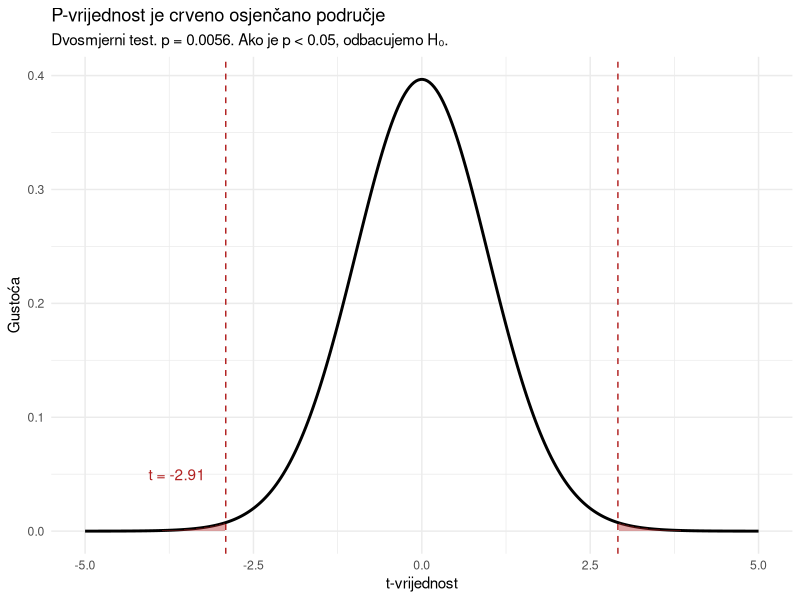
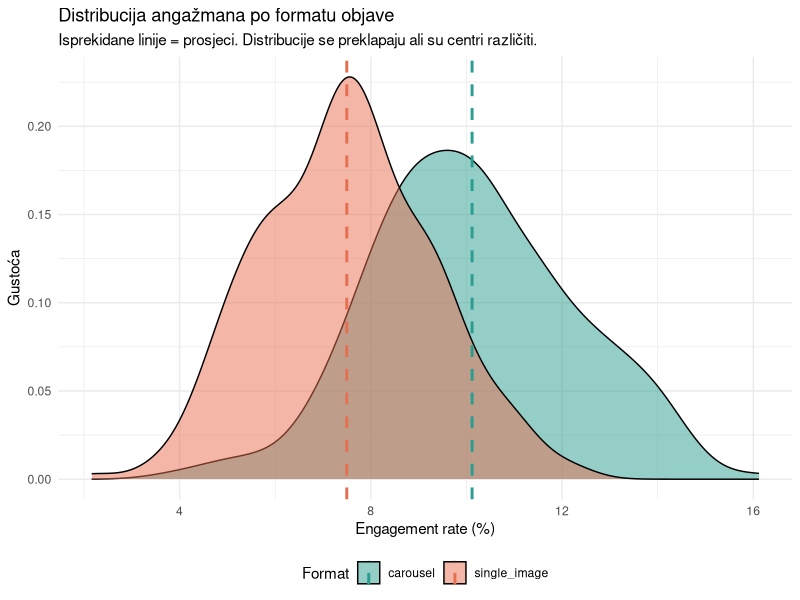
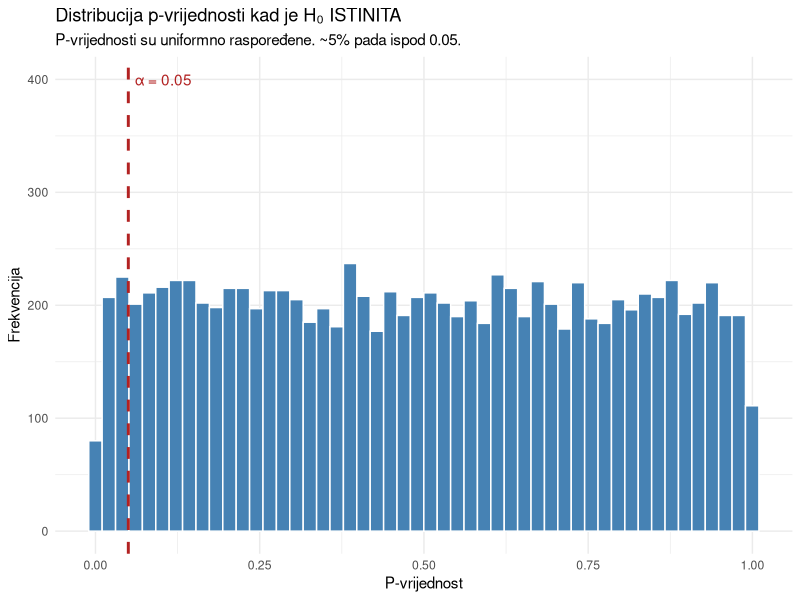
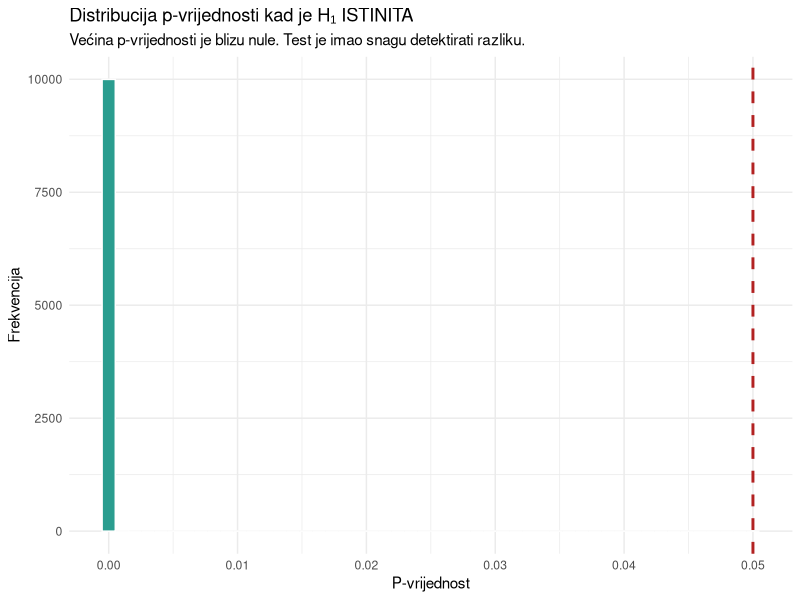
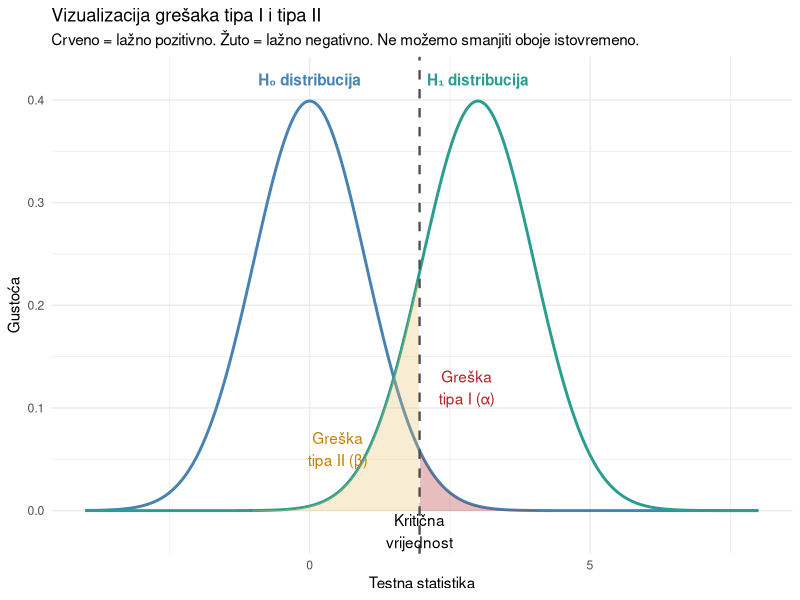
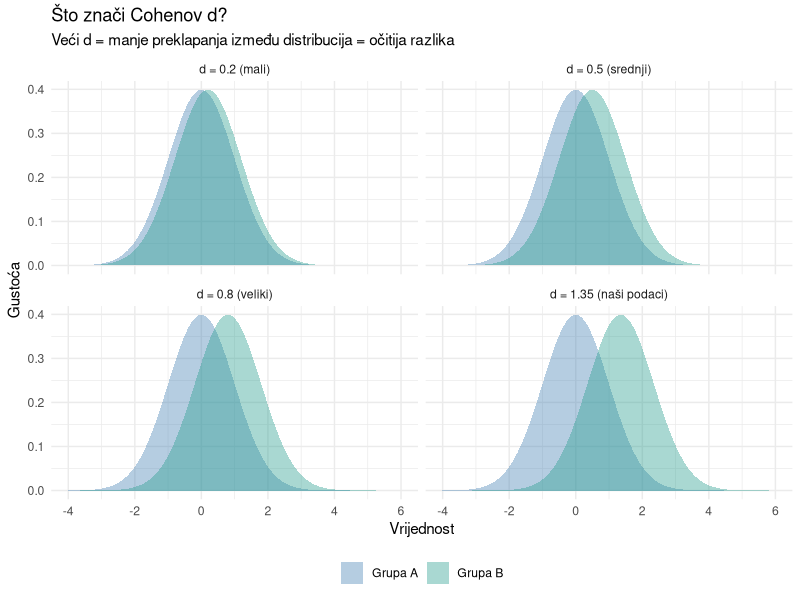
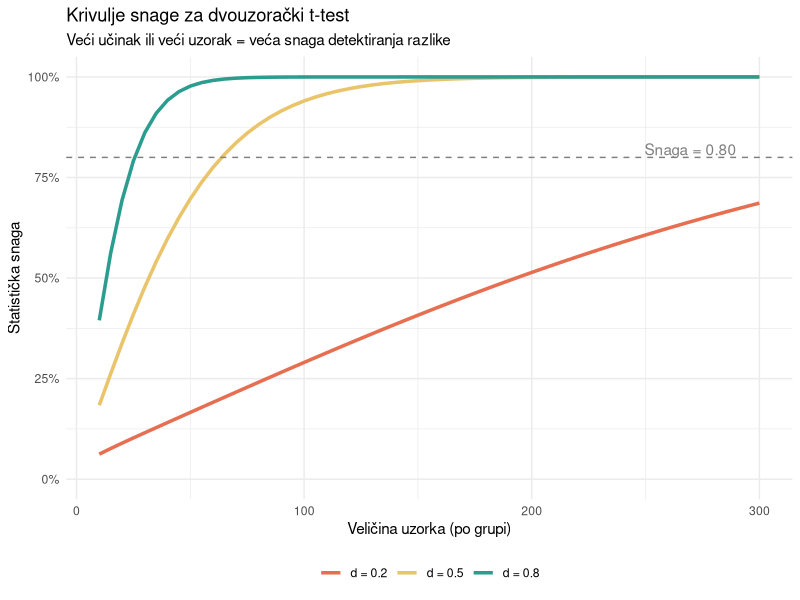
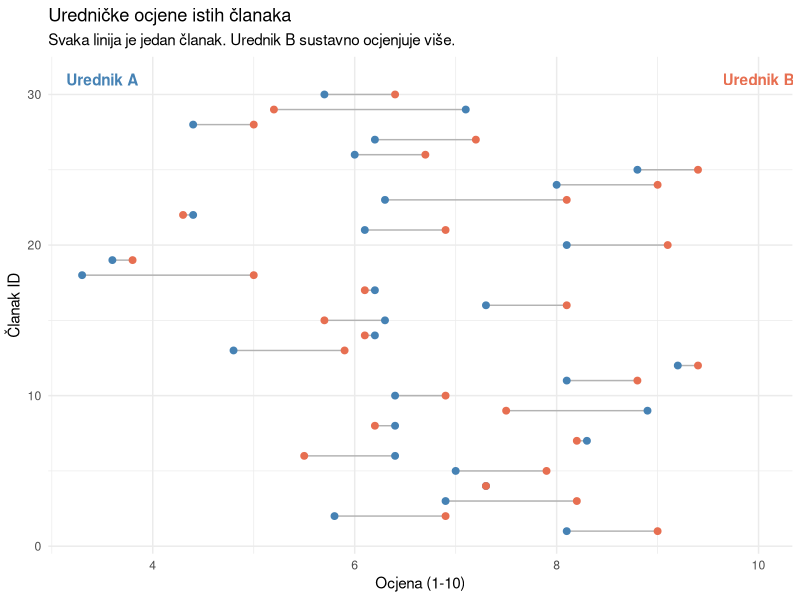

Write the R code that produced these figures, in order.
## ---- chunk 1
#| label: setup
#| echo: true
#| message: false
#| warning: false

library(tidyverse)
## ---- chunk 2
#| label: ucitavanje
#| echo: true
#| message: false
#| warning: false

ig <- read_csv("../resources/datasets/instagram_ab_test.csv")
glimpse(ig)
## ---- chunk 3
#| label: opisna-statistika
#| echo: true
#| message: false
#| warning: false

ig |>
  group_by(format) |>
  summarise(
    n = n(),
    M_engagement = round(mean(engagement_rate) * 100, 2),
    SD_engagement = round(sd(engagement_rate) * 100, 2),
    M_likes = round(mean(likes), 1),
    M_comments = round(mean(comments), 1),
    .groups = "drop"
  )
## ---- chunk 4
#| label: one-sample-podaci
#| echo: true
#| message: false
#| warning: false

set.seed(42)

# Simulirani podaci: stvarno prosječno vrijeme je 2.6 minuta
vrijeme_citanja <- tibble(
  clanak_id = 1:45,
  minuta = round(rnorm(45, mean = 2.6, sd = 0.9), 1)
)

# Opisna statistika
vrijeme_citanja |>
  summarise(
    n = n(),
    M = round(mean(minuta), 2),
    SD = round(sd(minuta), 2),
    SE = round(sd(minuta) / sqrt(n()), 3)
  )
## ---- chunk 5
#| label: t-stat-rucno
#| echo: true
#| message: false
#| warning: false

x_bar <- mean(vrijeme_citanja$minuta)
mu_0 <- 3  # tvrdnja medijske kuće
s <- sd(vrijeme_citanja$minuta)
n <- nrow(vrijeme_citanja)
se <- s / sqrt(n)

t_stat <- (x_bar - mu_0) / se

cat("x̄ =", round(x_bar, 2), "\n")
cat("μ₀ =", mu_0, "\n")
cat("SE =", round(se, 3), "\n")
cat("t =", round(t_stat, 3), "\n")
cat("df =", n - 1, "\n")
## ---- chunk 6
#| label: p-vrijednost-vizualizacija
#| echo: true
#| message: false
#| warning: false
#| fig-width: 8
#| fig-height: 5

# Dvosmjerni test: gledamo obje strane
p_value <- 2 * pt(abs(t_stat), df = n - 1, lower.tail = FALSE)

x_vals <- seq(-5, 5, length.out = 300)

t_data <- tibble(x = x_vals, density = dt(x_vals, df = n - 1))

ggplot(t_data, aes(x = x, y = density)) +
  geom_line(linewidth = 1) +
  geom_area(data = t_data |> filter(x <= -abs(t_stat)),
            fill = "firebrick", alpha = 0.4) +
  geom_area(data = t_data |> filter(x >= abs(t_stat)),
            fill = "firebrick", alpha = 0.4) +
  geom_vline(xintercept = c(-abs(t_stat), abs(t_stat)), 
             color = "firebrick", linetype = "dashed") +
  annotate("text", x = t_stat - 0.3, y = 0.05, 
           label = paste("t =", round(t_stat, 2)), color = "firebrick", hjust = 1) +
  labs(
    title = "P-vrijednost je crveno osjenčano područje",
    subtitle = paste0("Dvosmjerni test. p = ", round(p_value, 4), 
                      ". Ako je p < 0.05, odbacujemo H₀."),
    x = "t-vrijednost",
    y = "Gustoća"
  ) +
  theme_minimal()
## ---- chunk 7
#| label: p-izracun
#| echo: true
#| message: false
#| warning: false

cat("t-statistika:", round(t_stat, 3), "\n")
cat("P-vrijednost (dvosmjerni):", round(p_value, 4), "\n")
cat("α = 0.05\n")
cat("Odluka:", if_else(p_value < 0.05, "Odbacujemo H₀", "Ne možemo odbaciti H₀"), "\n")
## ---- chunk 8
#| label: t-test-funkcija
#| echo: true
#| message: false
#| warning: false

t.test(vrijeme_citanja$minuta, mu = 3)
## ---- chunk 9
#| label: smjerovi-demo
#| echo: true
#| message: false
#| warning: false

# Jednosmjerni: je li prosjek MANJI od 3?
t.test(vrijeme_citanja$minuta, mu = 3, alternative = "less")
## ---- chunk 10
#| label: two-sample-vizualizacija
#| echo: true
#| message: false
#| warning: false
#| fig-width: 8
#| fig-height: 5

ig |>
  ggplot(aes(x = engagement_rate * 100, fill = format)) +
  geom_density(alpha = 0.5) +
  geom_vline(data = ig |> group_by(format) |> summarise(M = mean(engagement_rate) * 100),
             aes(xintercept = M, color = format), linewidth = 1, linetype = "dashed") +
  scale_fill_manual(values = c("carousel" = "#2a9d8f", "single_image" = "#e76f51")) +
  scale_color_manual(values = c("carousel" = "#2a9d8f", "single_image" = "#e76f51")) +
  labs(
    title = "Distribucija angažmana po formatu objave",
    subtitle = "Isprekidane linije = prosjeci. Distribucije se preklapaju ali su centri različiti.",
    x = "Engagement rate (%)",
    y = "Gustoća",
    fill = "Format", color = "Format"
  ) +
  theme_minimal() +
  theme(legend.position = "bottom")
## ---- chunk 11
#| label: two-sample-test
#| echo: true
#| message: false
#| warning: false

carousel <- ig |> filter(format == "carousel") |> pull(engagement_rate)
single <- ig |> filter(format == "single_image") |> pull(engagement_rate)

rezultat <- t.test(carousel, single)
rezultat
## ---- chunk 12
#| label: two-sample-interpretacija
#| echo: true
#| message: false
#| warning: false

cat("Razlika prosjeka:", round((mean(carousel) - mean(single)) * 100, 2), "postotnih bodova\n")
cat("t-statistika:", round(rezultat$statistic, 2), "\n")
cat("P-vrijednost:", format(rezultat$p.value, scientific = TRUE), "\n")
cat("95% CI za razliku: [", round(rezultat$conf.int[1] * 100, 2), ",", 
    round(rezultat$conf.int[2] * 100, 2), "] postotnih bodova\n")
## ---- chunk 13
#| label: welch-vs-student
#| echo: true
#| message: false
#| warning: false

# Welchov (default)
welch <- t.test(carousel, single, var.equal = FALSE)

# Studentov (pretpostavlja jednake varijance)
student <- t.test(carousel, single, var.equal = TRUE)

tibble(
  test = c("Welch (default)", "Student (var.equal=TRUE)"),
  t = round(c(welch$statistic, student$statistic), 3),
  df = round(c(welch$parameter, student$parameter), 1),
  p = format(c(welch$p.value, student$p.value), scientific = TRUE, digits = 3)
)
## ---- chunk 14
#| label: simulacija-h0-istinita
#| echo: true
#| message: false
#| warning: false
#| fig-width: 8
#| fig-height: 5

set.seed(42)

# Simulacija: H₀ je ISTINITA (isti prosjek za obje grupe)
sim_p <- map_dbl(1:10000, \(i) {
  grupa_a <- rnorm(100, mean = 0.08, sd = 0.02)
  grupa_b <- rnorm(100, mean = 0.08, sd = 0.02)  # ISTI prosjek!
  t.test(grupa_a, grupa_b)$p.value
})

cat("H₀ je ISTINITA. Od 10 000 testova:\n")
cat("p < 0.05:", sum(sim_p < 0.05), "(", round(mean(sim_p < 0.05) * 100, 1), "%)\n")
cat("p < 0.01:", sum(sim_p < 0.01), "(", round(mean(sim_p < 0.01) * 100, 1), "%)\n")

tibble(p = sim_p) |>
  ggplot(aes(x = p)) +
  geom_histogram(fill = "steelblue", color = "white", bins = 50) +
  geom_vline(xintercept = 0.05, color = "firebrick", linewidth = 1, linetype = "dashed") +
  annotate("text", x = 0.06, y = 400, label = "α = 0.05", color = "firebrick", hjust = 0) +
  labs(
    title = "Distribucija p-vrijednosti kad je H₀ ISTINITA",
    subtitle = "P-vrijednosti su uniformno raspoređene. ~5% pada ispod 0.05.",
    x = "P-vrijednost",
    y = "Frekvencija"
  ) +
  theme_minimal()
## ---- chunk 15
#| label: simulacija-h1-istinita
#| echo: true
#| message: false
#| warning: false
#| fig-width: 8
#| fig-height: 5

set.seed(42)

# Simulacija: H₁ je ISTINITA (razlika postoji)
sim_p_h1 <- map_dbl(1:10000, \(i) {
  grupa_a <- rnorm(100, mean = 0.10, sd = 0.02)
  grupa_b <- rnorm(100, mean = 0.08, sd = 0.02)  # RAZLIČIT prosjek
  t.test(grupa_a, grupa_b)$p.value
})

cat("H₁ je ISTINITA (razlika = 0.02). Od 10 000 testova:\n")
cat("p < 0.05:", sum(sim_p_h1 < 0.05), "(", round(mean(sim_p_h1 < 0.05) * 100, 1), "%)\n")

tibble(p = sim_p_h1) |>
  ggplot(aes(x = p)) +
  geom_histogram(fill = "#2a9d8f", color = "white", bins = 50) +
  geom_vline(xintercept = 0.05, color = "firebrick", linewidth = 1, linetype = "dashed") +
  labs(
    title = "Distribucija p-vrijednosti kad je H₁ ISTINITA",
    subtitle = "Većina p-vrijednosti je blizu nule. Test je imao snagu detektirati razliku.",
    x = "P-vrijednost",
    y = "Frekvencija"
  ) +
  theme_minimal()
## ---- chunk 16
#| label: tablica-odluka
#| echo: true
#| message: false
#| warning: false

tribble(
  ~` `, ~`H₀ je istinita`, ~`H₀ je lažna`,
  "Ne odbacujemo H₀", "✅ Ispravna odluka (1 - α)", "❌ Greška tipa II (β)",
  "Odbacujemo H₀", "❌ Greška tipa I (α)", "✅ Ispravna odluka (snaga = 1 - β)"
)
## ---- chunk 17
#| label: greske-vizualizacija
#| echo: true
#| message: false
#| warning: false
#| fig-width: 10
#| fig-height: 5

x <- seq(-4, 8, length.out = 500)
h0 <- dnorm(x, mean = 0, sd = 1)
h1 <- dnorm(x, mean = 3, sd = 1)

crit <- qnorm(0.975)

error_data <- tibble(x = x, H0 = h0, H1 = h1)

ggplot(error_data, aes(x = x)) +
  # H0 distribucija
  geom_line(aes(y = H0), color = "steelblue", linewidth = 1) +
  geom_area(data = error_data |> filter(x >= crit), aes(y = H0),
            fill = "firebrick", alpha = 0.3) +
  # H1 distribucija
  geom_line(aes(y = H1), color = "#2a9d8f", linewidth = 1) +
  geom_area(data = error_data |> filter(x < crit), aes(y = H1),
            fill = "#e9c46a", alpha = 0.3) +
  # Kritična vrijednost
  geom_vline(xintercept = crit, color = "grey30", linewidth = 0.8, linetype = "dashed") +
  annotate("text", x = 0, y = 0.42, label = "H₀ distribucija", color = "steelblue", fontface = "bold") +
  annotate("text", x = 3, y = 0.42, label = "H₁ distribucija", color = "#2a9d8f", fontface = "bold") +
  annotate("text", x = 2.8, y = 0.12, label = "Greška\ntipa I (α)", color = "firebrick") +
  annotate("text", x = 0.5, y = 0.06, label = "Greška\ntipa II (β)", color = "#c77f00") +
  annotate("text", x = crit, y = -0.02, label = "Kritična\nvrijednost", hjust = 0.5) +
  labs(
    title = "Vizualizacija grešaka tipa I i tipa II",
    subtitle = "Crveno = lažno pozitivno. Žuto = lažno negativno. Ne možemo smanjiti oboje istovremeno.",
    x = "Testna statistika",
    y = "Gustoća"
  ) +
  theme_minimal()
## ---- chunk 18
#| label: p-vs-ucinak
#| echo: true
#| message: false
#| warning: false

set.seed(42)

# Mali uzorak, velik učinak
mali_uzorak <- t.test(rnorm(20, 10.5, 2), mu = 10)

# Velik uzorak, sićušan učinak
velik_uzorak <- t.test(rnorm(10000, 10.02, 2), mu = 10)

tibble(
  scenarij = c("Mali uzorak (n=20), velik učinak", "Velik uzorak (n=10000), sićušan učinak"),
  n = c(20, 10000),
  razlika = c("0.5 bodova", "0.02 boda"),
  p_vrijednost = c(round(mali_uzorak$p.value, 4), round(velik_uzorak$p.value, 4)),
  znacajno = c(mali_uzorak$p.value < 0.05, velik_uzorak$p.value < 0.05)
)
## ---- chunk 19
#| label: cohen-d-rucno
#| echo: true
#| message: false
#| warning: false

ig <- read_csv("../resources/datasets/instagram_ab_test.csv")

carousel <- ig |> filter(format == "carousel") |> pull(engagement_rate)
single <- ig |> filter(format == "single_image") |> pull(engagement_rate)

# Ručni izračun
n1 <- length(carousel)
n2 <- length(single)
s_pooled <- sqrt(((n1 - 1) * sd(carousel)^2 + (n2 - 1) * sd(single)^2) / (n1 + n2 - 2))
d <- (mean(carousel) - mean(single)) / s_pooled

cat("Razlika prosjeka:", round((mean(carousel) - mean(single)) * 100, 2), "postotnih bodova\n")
cat("Pooled SD:", round(s_pooled * 100, 2), "postotnih bodova\n")
cat("Cohenov d:", round(d, 3), "\n")
## ---- chunk 20
#| label: cohen-smjernice
#| echo: true
#| message: false
#| warning: false

tribble(
  ~d, ~interpretacija, ~primjer,
  "0.2", "Mali učinak", "Jedva primjetna razlika u praksi",
  "0.5", "Srednji učinak", "Razlika vidljiva prostim okom",
  "0.8", "Veliki učinak", "Razlika očita i praktično važna"
)
## ---- chunk 21
#| label: cohen-d-vizualizacija
#| echo: true
#| message: false
#| warning: false
#| fig-width: 10
#| fig-height: 8

# Vizualizacija: što znači d = 0.2, 0.5, 0.8, 1.3
d_values <- c(0.2, 0.5, 0.8, round(d, 2))
d_labels <- c("d = 0.2 (mali)", "d = 0.5 (srednji)", "d = 0.8 (veliki)", 
              paste0("d = ", round(d, 2), " (naši podaci)"))

x <- seq(-4, 6, length.out = 300)

d_viz <- map_df(seq_along(d_values), \(i) {
  tibble(
    panel = d_labels[i],
    x = x,
    Grupa_A = dnorm(x, 0, 1),
    Grupa_B = dnorm(x, d_values[i], 1)
  ) |>
    pivot_longer(c(Grupa_A, Grupa_B), names_to = "grupa", values_to = "gustoca")
}) |>
  mutate(panel = factor(panel, levels = d_labels))

d_viz |>
  ggplot(aes(x = x, y = gustoca, fill = grupa)) +
  geom_area(alpha = 0.4, position = "identity") +
  facet_wrap(~panel, ncol = 2) +
  scale_fill_manual(values = c("Grupa_A" = "steelblue", "Grupa_B" = "#2a9d8f"),
                    labels = c("Grupa A", "Grupa B")) +
  labs(
    title = "Što znači Cohenov d?",
    subtitle = "Veći d = manje preklapanja između distribucija = očitija razlika",
    x = "Vrijednost", y = "Gustoća", fill = NULL
  ) +
  theme_minimal() +
  theme(legend.position = "bottom")
## ---- chunk 22
#| label: power-izracun
#| echo: true
#| message: false
#| warning: false

# power.t.test() za dvouzorački test
# Koliki uzorak trebam za srednji učinak (d = 0.5)?
power.t.test(
  delta = 0.5,       # očekivana razlika u SD jedinicama (Cohenov d)
  sd = 1,            # standardizirano na 1
  sig.level = 0.05,  # α
  power = 0.80,      # željena snaga
  type = "two.sample",
  alternative = "two.sided"
)
## ---- chunk 23
#| label: power-tablica
#| echo: true
#| message: false
#| warning: false

d_values <- c(0.2, 0.3, 0.5, 0.8, 1.0, 1.3)

power_tablica <- map_df(d_values, \(d_val) {
  rez <- power.t.test(delta = d_val, sd = 1, sig.level = 0.05, power = 0.80,
                      type = "two.sample", alternative = "two.sided")
  tibble(
    cohenov_d = d_val,
    n_po_grupi = ceiling(rez$n),
    ukupno_n = ceiling(rez$n) * 2
  )
})

power_tablica
## ---- chunk 24
#| label: power-krivulja
#| echo: true
#| message: false
#| warning: false
#| fig-width: 9
#| fig-height: 5

# Krivulja snage: kako snaga raste s veličinom uzorka
n_range <- seq(10, 300, by = 5)

power_curves <- map_df(c(0.2, 0.5, 0.8), \(d_val) {
  map_df(n_range, \(n_val) {
    p <- power.t.test(n = n_val, delta = d_val, sd = 1, sig.level = 0.05,
                      type = "two.sample", alternative = "two.sided")$power
    tibble(n = n_val, power = p, d = paste("d =", d_val))
  })
})

power_curves |>
  ggplot(aes(x = n, y = power, color = d)) +
  geom_line(linewidth = 1.2) +
  geom_hline(yintercept = 0.80, linetype = "dashed", color = "grey50") +
  annotate("text", x = 290, y = 0.82, label = "Snaga = 0.80", color = "grey50", hjust = 1) +
  scale_y_continuous(labels = scales::label_percent(), limits = c(0, 1)) +
  scale_color_manual(values = c("d = 0.2" = "#e76f51", "d = 0.5" = "#e9c46a", "d = 0.8" = "#2a9d8f")) +
  labs(
    title = "Krivulje snage za dvouzorački t-test",
    subtitle = "Veći učinak ili veći uzorak = veća snaga detektiranja razlike",
    x = "Veličina uzorka (po grupi)",
    y = "Statistička snaga",
    color = NULL
  ) +
  theme_minimal() +
  theme(legend.position = "bottom")
## ---- chunk 25
#| label: power-ig
#| echo: true
#| message: false
#| warning: false

# Kolika je snaga našeg testa s d ≈ 1.34 i n ≈ 250 po grupi?
power_ig <- power.t.test(
  n = min(n1, n2),
  delta = d,
  sd = 1,
  sig.level = 0.05,
  type = "two.sample",
  alternative = "two.sided"
)

cat("Snaga našeg testa:", round(power_ig$power, 4), "\n")
## ---- chunk 26
#| label: power-ig-minimum
#| echo: true
#| message: false
#| warning: false

# Koliki minimalni uzorak bi bio dovoljan?
min_n <- power.t.test(
  delta = d,
  sd = 1,
  sig.level = 0.05,
  power = 0.80,
  type = "two.sample"
)

cat("Minimalni n po grupi za 80% snagu:", ceiling(min_n$n), "\n")
cat("Mi smo imali:", min(n1, n2), "po grupi\n")
## ---- chunk 27
#| label: paired-primjer
#| echo: true
#| message: false
#| warning: false

set.seed(42)

# Simulacija: 30 članaka, svaki ocjenjen od 2 urednika
urednicki_rating <- tibble(
  clanak_id = 1:30,
  urednik_A = round(rnorm(30, mean = 6.5, sd = 1.2), 1),
  urednik_B = round(urednik_A + rnorm(30, mean = 0.5, sd = 0.8), 1)
)

# Urednik B ocjenjuje sustavno više
urednicki_rating <- urednicki_rating |>
  mutate(razlika = urednik_B - urednik_A)

urednicki_rating |>
  summarise(
    M_A = round(mean(urednik_A), 2),
    M_B = round(mean(urednik_B), 2),
    M_razlika = round(mean(razlika), 2),
    SD_razlika = round(sd(razlika), 2)
  )
## ---- chunk 28
#| label: paired-test
#| echo: true
#| message: false
#| warning: false

# Upareni t-test
t.test(urednicki_rating$urednik_B, urednicki_rating$urednik_A, paired = TRUE)
## ---- chunk 29
#| label: paired-vs-nepaired
#| echo: true
#| message: false
#| warning: false

# Usporedba: upareni vs nepareni test na istim podacima
paired_p <- t.test(urednicki_rating$urednik_B, urednicki_rating$urednik_A, paired = TRUE)$p.value
unpaired_p <- t.test(urednicki_rating$urednik_B, urednicki_rating$urednik_A, paired = FALSE)$p.value

cat("Upareni test p-vrijednost:  ", round(paired_p, 5), "\n")
cat("Nepareni test p-vrijednost: ", round(unpaired_p, 5), "\n")
## ---- chunk 30
#| label: paired-vizualizacija
#| echo: true
#| message: false
#| warning: false
#| fig-width: 9
#| fig-height: 5

urednicki_rating |>
  ggplot() +
  geom_segment(aes(x = urednik_A, xend = urednik_B, y = clanak_id, yend = clanak_id),
               color = "grey70", linewidth = 0.5) +
  geom_point(aes(x = urednik_A, y = clanak_id), color = "steelblue", size = 2) +
  geom_point(aes(x = urednik_B, y = clanak_id), color = "#e76f51", size = 2) +
  annotate("text", x = 3.5, y = 31, label = "Urednik A", color = "steelblue", fontface = "bold") +
  annotate("text", x = 10, y = 31, label = "Urednik B", color = "#e76f51", fontface = "bold") +
  labs(
    title = "Uredničke ocjene istih članaka",
    subtitle = "Svaka linija je jedan članak. Urednik B sustavno ocjenjuje više.",
    x = "Ocjena (1-10)",
    y = "Članak ID"
  ) +
  theme_minimal()
## ---- chunk 31
#| label: prakticna-primjer
#| echo: true
#| message: false
#| warning: false

set.seed(42)

# Scenarij 1: Statistički značajno ali praktički beznačajno
# Novi dizajn naslovnice povećava CTR s 2.00% na 2.05%
n_velik <- 50000
ctr_stari <- rbinom(n_velik, 1, 0.0200)
ctr_novi <- rbinom(n_velik, 1, 0.0205)

test1 <- t.test(ctr_novi, ctr_stari)

cat("=== Scenarij 1: Velik uzorak, sićušna razlika ===\n")
cat("Razlika CTR:", round((mean(ctr_novi) - mean(ctr_stari)) * 100, 3), "postotnih bodova\n")
cat("P-vrijednost:", round(test1$p.value, 4), "\n")
cat("Statistički značajno:", test1$p.value < 0.05, "\n")
cat("Isplati li se redizajn? Vjerojatno ne.\n\n")

# Scenarij 2: Statistički neznačajno ali potencijalno praktički važno
# Novi format povećava CTR s 2.0% na 3.5% ali mali uzorak
n_mali <- 80
ctr_stari2 <- rbinom(n_mali, 1, 0.020)
ctr_novi2 <- rbinom(n_mali, 1, 0.035)

test2 <- t.test(ctr_novi2, ctr_stari2)

cat("=== Scenarij 2: Mali uzorak, veća razlika ===\n")
cat("Razlika CTR:", round((mean(ctr_novi2) - mean(ctr_stari2)) * 100, 2), "postotnih bodova\n")
cat("P-vrijednost:", round(test2$p.value, 4), "\n")
cat("Statistički značajno:", test2$p.value < 0.05, "\n")
cat("Zaslužuje li daljnje istraživanje? Vjerojatno da.\n")
## ---- chunk 32
#| label: prakticna-matrica
#| echo: true
#| message: false
#| warning: false

tribble(
  ~` `, ~`Praktički važno`, ~`Praktički nevažno`,
  "Statistički značajno (p < 0.05)", "✅ Djeluj! Razlika postoji i važna je.", "⚠️ Razlika postoji ali je premala da bi se isplatila.",
  "Statistički neznačajno (p ≥ 0.05)", "🔍 Možda nemaš dovoljno podataka. Povećaj uzorak.", "✅ Nema učinka i to je u redu."
)
## ---- chunk 33
#| label: analiza-opisna
#| echo: true
#| message: false
#| warning: false

# Korak 1: Opisna statistika po formatu
ig |>
  group_by(format) |>
  summarise(
    n = n(),
    M_engagement = round(mean(engagement_rate) * 100, 2),
    SD_engagement = round(sd(engagement_rate) * 100, 2),
    M_likes = round(mean(likes), 0),
    M_comments = round(mean(comments), 0),
    M_shares = round(mean(shares), 0),
    M_saves = round(mean(saves), 0),
    .groups = "drop"
  )
## ---- chunk 34
#| label: analiza-boxplot
#| echo: true
#| message: false
#| warning: false
#| fig-width: 8
#| fig-height: 5

ig |>
  ggplot(aes(x = format, y = engagement_rate * 100, fill = format)) +
  geom_boxplot(alpha = 0.7, outlier.shape = NA) +
  geom_jitter(width = 0.15, alpha = 0.15, size = 1) +
  scale_fill_manual(values = c("carousel" = "#2a9d8f", "single_image" = "#e76f51")) +
  labs(
    title = "Engagement rate po formatu objave",
    subtitle = "Carousel objave imaju vidljivo viši angažman",
    x = NULL,
    y = "Engagement rate (%)"
  ) +
  theme_minimal() +
  theme(legend.position = "none")
## ---- chunk 35
#| label: analiza-test
#| echo: true
#| message: false
#| warning: false

# Korak 2: Statistički test
test_ig <- t.test(carousel, single)

# Korak 3: Veličina učinka
s_pooled <- sqrt(((n1 - 1) * sd(carousel)^2 + (n2 - 1) * sd(single)^2) / (n1 + n2 - 2))
d_ig <- (mean(carousel) - mean(single)) / s_pooled

cat("=== REZULTAT DVOUZORAČKOG T-TESTA ===\n")
cat("t(", round(test_ig$parameter, 1), ") = ", round(test_ig$statistic, 2), "\n", sep = "")
cat("p < 0.001\n")
cat("Razlika prosjeka: ", round((mean(carousel) - mean(single)) * 100, 2), " postotnih bodova\n", sep = "")
cat("95% CI za razliku: [", round(test_ig$conf.int[1] * 100, 2), ", ", 
    round(test_ig$conf.int[2] * 100, 2), "] postotnih bodova\n", sep = "")
cat("Cohenov d:", round(d_ig, 2), "(veliki učinak)\n")
## ---- chunk 36
#| label: analiza-po-temi
#| echo: true
#| message: false
#| warning: false
#| fig-width: 9
#| fig-height: 5

# Korak 4: Je li prednost carousela konzistentna po temama?
ig |>
  group_by(topic, format) |>
  summarise(M = mean(engagement_rate) * 100, .groups = "drop") |>
  ggplot(aes(x = fct_reorder(topic, M, .fun = max), y = M, fill = format)) +
  geom_col(position = "dodge", alpha = 0.8) +
  scale_fill_manual(values = c("carousel" = "#2a9d8f", "single_image" = "#e76f51")) +
  labs(
    title = "Engagement rate po temi i formatu",
    subtitle = "Carousel prednost je konzistentna preko svih tema",
    x = NULL,
    y = "Prosječni engagement rate (%)",
    fill = "Format"
  ) +
  theme_minimal() +
  theme(legend.position = "bottom")
## ---- chunk 37
#| label: analiza-po-temi-testovi
#| echo: true
#| message: false
#| warning: false

# Statistički testovi po temi
ig |>
  group_by(topic) |>
  summarise(
    n_carousel = sum(format == "carousel"),
    n_single = sum(format == "single_image"),
    M_carousel = round(mean(engagement_rate[format == "carousel"]) * 100, 2),
    M_single = round(mean(engagement_rate[format == "single_image"]) * 100, 2),
    razlika = round(M_carousel - M_single, 2),
    p = round(t.test(
      engagement_rate[format == "carousel"],
      engagement_rate[format == "single_image"]
    )$p.value, 4),
    znacajno = p < 0.05,
    .groups = "drop"
  )
## ---- chunk 38
#| label: analiza-cta
#| echo: true
#| message: false
#| warning: false
#| fig-width: 9
#| fig-height: 5

# Korak 5: Utjecaj CTA na komentare
ig |>
  group_by(format, has_cta) |>
  summarise(M_comments = mean(comments), .groups = "drop") |>
  mutate(has_cta = if_else(has_cta, "S pozivom na akciju", "Bez poziva na akciju")) |>
  ggplot(aes(x = format, y = M_comments, fill = has_cta)) +
  geom_col(position = "dodge", alpha = 0.8) +
  scale_fill_manual(values = c("S pozivom na akciju" = "#264653", "Bez poziva na akciju" = "#a8dadc")) +
  labs(
    title = "Prosječan broj komentara: format × poziv na akciju",
    subtitle = "CTA povećava komentare, osobito kod carousel objava",
    x = NULL,
    y = "Prosječan broj komentara",
    fill = NULL
  ) +
  theme_minimal() +
  theme(legend.position = "bottom")
## ---- chunk 39
#| label: analiza-vrijeme
#| echo: true
#| message: false
#| warning: false
#| fig-width: 9
#| fig-height: 5

# Korak 6: Engagement po dobu dana
ig |>
  mutate(time_of_day = factor(time_of_day, levels = c("jutro", "podne", "poslijepodne", "večer"))) |>
  group_by(time_of_day, format) |>
  summarise(
    M = mean(engagement_rate) * 100,
    SE = sd(engagement_rate) / sqrt(n()) * 100,
    .groups = "drop"
  ) |>
  ggplot(aes(x = time_of_day, y = M, color = format, group = format)) +
  geom_line(linewidth = 1) +
  geom_point(size = 3) +
  geom_errorbar(aes(ymin = M - 1.96 * SE, ymax = M + 1.96 * SE), width = 0.15) +
  scale_color_manual(values = c("carousel" = "#2a9d8f", "single_image" = "#e76f51")) +
  labs(
    title = "Engagement rate po dobu dana s intervalima pouzdanosti",
    subtitle = "Carousel prednost prisutna u svim terminima. Poslijepodne je optimalno za oba formata.",
    x = NULL,
    y = "Engagement rate (%)",
    color = "Format"
  ) +
  theme_minimal() +
  theme(legend.position = "bottom")
## ---- chunk 40
#| label: analiza-zakljucak
#| echo: true
#| message: false
#| warning: false

# Korak 7: Izvještaj za urednicu
cat("════════════════════════════════════════════════════════\n")
cat("   IZVJEŠTAJ: A/B TEST FORMATA INSTAGRAM OBJAVA\n")
cat("════════════════════════════════════════════════════════\n\n")

cat("UZORAK: ", nrow(ig), " objava (", n1, " carousel, ", n2, " single image)\n\n", sep = "")

cat("GLAVNI NALAZ:\n")
cat("Carousel objave generiraju statistički značajno viši angažman\n")
cat("od single image objava.\n\n")

cat("BROJKE:\n")
cat("  Carousel engagement:    ", round(mean(carousel) * 100, 2), "% (SD = ", 
    round(sd(carousel) * 100, 2), "%)\n", sep = "")
cat("  Single image engagement:", round(mean(single) * 100, 2), "% (SD = ", 
    round(sd(single) * 100, 2), "%)\n", sep = "")
cat("  Razlika: ", round((mean(carousel) - mean(single)) * 100, 2), 
    " postotnih bodova\n", sep = "")
cat("  95% CI:  [", round(test_ig$conf.int[1] * 100, 2), ", ", 
    round(test_ig$conf.int[2] * 100, 2), "] postotnih bodova\n\n", sep = "")

cat("STATISTIKA:\n")
cat("  t(", round(test_ig$parameter, 1), ") = ", round(test_ig$statistic, 2), 
    ", p < 0.001\n", sep = "")
cat("  Cohenov d = ", round(d_ig, 2), " (veliki učinak)\n\n", sep = "")

cat("DODACI:\n")
cat("  * Prednost je konzistentna preko svih tema i svih doba dana.\n")
cat("  * Poziv na akciju dodatno pojačava komentare (+15%).\n")
cat("  * Poslijepodne je optimalno vrijeme za objavu oba formata.\n\n")

cat("PREPORUKA:\n")
cat("  Prebacite što veći udio objava na carousel format,\n")
cat("  osobito za lifestyle i sportski sadržaj koji i inače\n")
cat("  generiraju najviši angažman. Kombinirajte s pozivom\n")
cat("  na akciju za maksimalne komentare.\n")
## ---- chunk 41
#| label: visestruko-testiranje
#| echo: true
#| message: false
#| warning: false

# Simulacija: 20 testova, SVI pod H₀ (nema pravih razlika)
set.seed(42)

sim_20_testova <- map_df(1:20, \(i) {
  a <- rnorm(50, mean = 5, sd = 2)
  b <- rnorm(50, mean = 5, sd = 2)  # isti prosjek!
  test <- t.test(a, b)
  tibble(test_broj = i, p = round(test$p.value, 4), znacajno = test$p.value < 0.05)
})

cat("Od 20 testova (svi H₀ istiniti):\n")
cat("Statistički značajnih:", sum(sim_20_testova$znacajno), "\n\n")

sim_20_testova |> filter(znacajno)
## ---- chunk 42
#| label: bonferroni
#| echo: true
#| message: false
#| warning: false

# Bonferronijeva korekcija
sim_20_testova |>
  mutate(
    p_korigirana = p.adjust(p, method = "bonferroni"),
    znacajno_korigirano = p_korigirana < 0.05
  ) |>
  filter(znacajno | znacajno_korigirano) |>
  select(test_broj, p, znacajno, p_korigirana, znacajno_korigirano)
## ---- chunk 43
#| label: pregled-tablica
#| echo: true
#| message: false
#| warning: false

tribble(
  ~test, ~situacija, ~R_kod, ~primjer,
  "Jednouzorački", "Jedan uzorak vs poznata vrijednost", "t.test(x, mu = 5)", "Je li prosječno vrijeme čitanja = 3 min?",
  "Dvouzorački (nezavisni)", "Dvije nezavisne skupine", "t.test(x, y)", "Carousel vs single image engagement",
  "Upareni", "Iste jedinice, dva mjerenja", "t.test(x, y, paired = TRUE)", "Ocjene istih članaka od 2 urednika"
)
